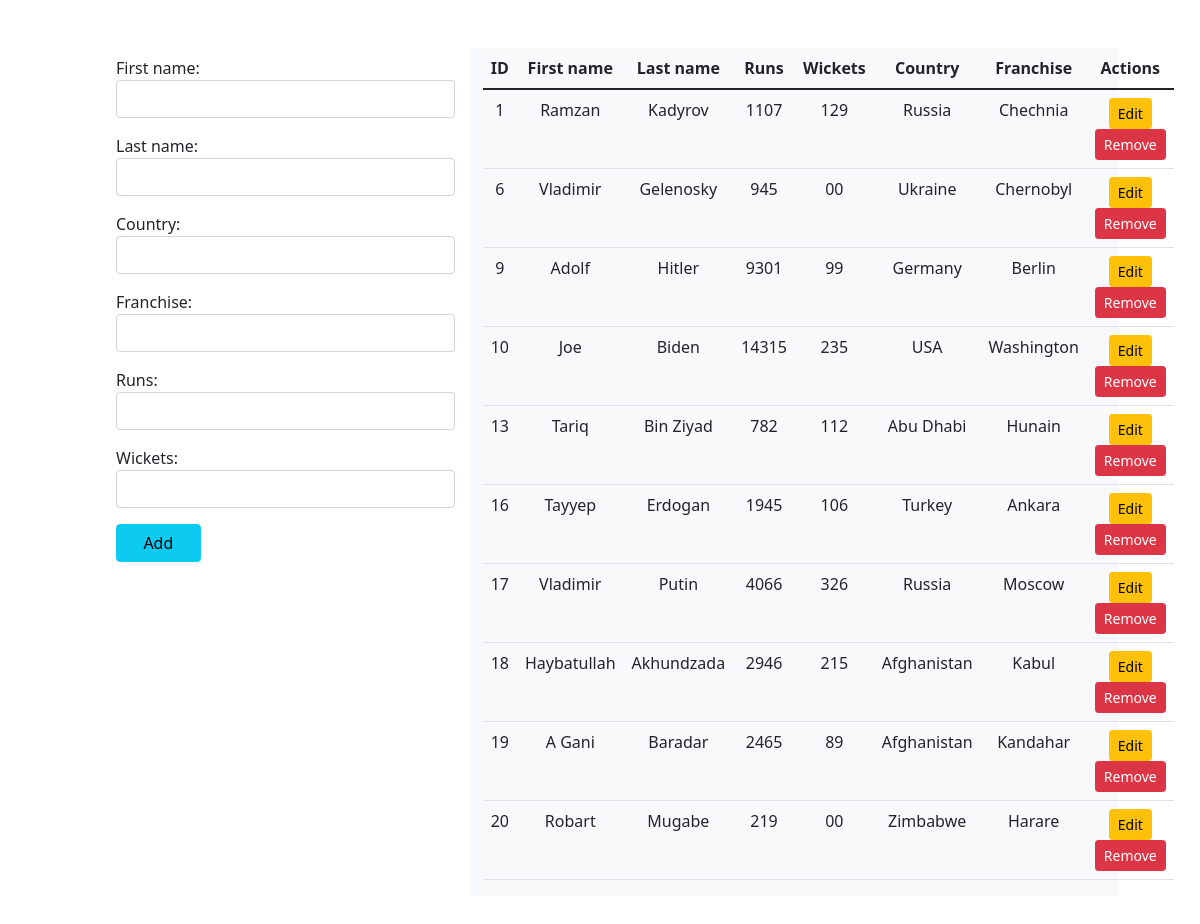
/main/, run on the app's committed database.
### main/models.py (models this page shows)
class Player(models.Model):
    first_name = models.CharField(max_length=50)
    last_name = models.CharField(max_length=50)
    runs = models.CharField(max_length=20)
    wickets = models.CharField(max_length=20)
    country = models.CharField(max_length=30)
    franchise = models.CharField(max_length=100)

### main/views.py (the view)
# urls.py: path('', views.index, name="index"),
def index(request):
    if request.method == 'POST':
        form = PlayerEntry(request.POST)
        if form.is_valid():
            f_name = form.cleaned_data['first_name']
            l_name = form.cleaned_data['last_name']
            runs = form.cleaned_data['runs']
            wickets = form.cleaned_data['wickets']
            country = form.cleaned_data['country']
            franchise = form.cleaned_data['franchise']
            record = Player(first_name=f_name, last_name=l_name, runs=runs, wickets=wickets, country=country, franchise=franchise)
            record.save()
            form = PlayerEntry()
    else:
        form = PlayerEntry()
    players = Player.objects.all()  # Taking all objects/instaces of the Player model
    return render(request, 'main/index.html', {'form':form, 'players':players})

### main/forms.py
class PlayerEntry(forms.ModelForm):
    class Meta:
        model = Player
        fields = ['first_name', 'last_name', 'country', 'franchise', 'runs', 'wickets']
        widgets = {
            'first_name' : forms.TextInput(attrs={'class' : 'form-control'}),
            'last_name' : forms.TextInput(attrs={'class' : 'form-control'}),
            'runs' : forms.TextInput(attrs={'class' : 'form-control'}),
            'wickets' : forms.TextInput(attrs={'class' : 'form-control'}),
            'country' : forms.TextInput(attrs={'class' : 'form-control'}),
            'franchise' : forms.TextInput(attrs={'class' : 'form-control'})
        }

### templates/main/index.html (shortened to what this page needs)
{% extends 'main/base.html' %}
{% block body %}
    <div class="row offset-1 my-5">
        <div class="col-md-4 py-2 px-3">
            <form action="" method="POST">
                {{form.as_p}}
                <input type="submit" class="btn btn-info col-md-3" value="Add">
            </form>
        </div>
        <div class="col-md-7 text-center bg-light">
            <table class="table table-hover">
                <thead>
                  <tr>
                    <th scope="col">ID</th>
                    <th scope="col">First name</th>
                    <th scope="col">Last name</th>
                    <th scope="col">Runs</th>
                    <th scope="col">Wickets</th>
                    <th scope="col">Country</th>
                    <th scope="col">Franchise</th>
                    <th scope="col">Actions</th>
                  </tr>
                </thead>
                <tbody>
                  {% for player in players %}
                    <tr>
                        <td>{{player.id}}</td>
                        <td>{{player.first_name}}</td>
                        <td>{{player.last_name}}</td>
                        <td>{{player.runs}}</td>
                        <td>{{player.wickets}}</td>
                        <td>{{player.country}}</td>
                        <td>{{player.franchise}}</td>
                        <td>
                            <a href="{% url 'update_data' player.id %}" class="btn btn-warning btn-sm">Edit</a>
                            <form action="{% url 'delete_data' player.id %}" method="POST" class="d-inline">
                                <input type="submit" class="btn btn-danger btn-sm" value="Remove">
                            </form>
                        </td>
                    </tr>
                  {% endfor %}
                </tbody>
              </table>
        </div>
    </div>
{% endblock %}

### templates/main/base.html (shortened to what this page needs)
<!DOCTYPE html>
<html lang="en">
<head>
    <link href="https://cdn.jsdelivr.net/npm/bootstrap@5.1.3/dist/css/bootstrap.min.css" rel="stylesheet">
</head>
<body>
    {% block body %}
    {% endblock %}
</body>
</html>

### data on the page
Player: id "1", first_name "Ramzan", last_name "Kadyrov", runs "1107", wickets "129", country "Russia", franchise "Chechnia"
Player: id "6", first_name "Vladimir", last_name "Gelenosky", runs "945", wickets "00", country "Ukraine", franchise "Chernobyl"
Player: id "9", first_name "Adolf", last_name "Hitler", runs "9301", wickets "99", country "Germany", franchise "Berlin"
Player: id "10", first_name "Joe", last_name "Biden", runs "14315", wickets "235", country "USA", franchise "Washington"
Player: id "13", first_name "Tariq", last_name "Bin Ziyad", runs "782", wickets "112", country "Abu Dhabi", franchise "Hunain"
Player: id "16", first_name "Tayyep", last_name "Erdogan", runs "1945", wickets "106", country "Turkey", franchise "Ankara"
Player: id "17", first_name "Vladimir", last_name "Putin", runs "4066", wickets "326", country "Russia", franchise "Moscow"
Player: id "18", first_name "Haybatullah", last_name "Akhundzada", runs "2946", wickets "215", country "Afghanistan", franchise "Kabul"
Player: id "19", first_name "A Gani", last_name "Baradar", runs "2465", wickets "89", country "Afghanistan", franchise "Kandahar"
Player: id "20", first_name "Robart", last_name "Mugabe", runs "219", wickets "00", country "Zimbabwe", franchise "Harare"
